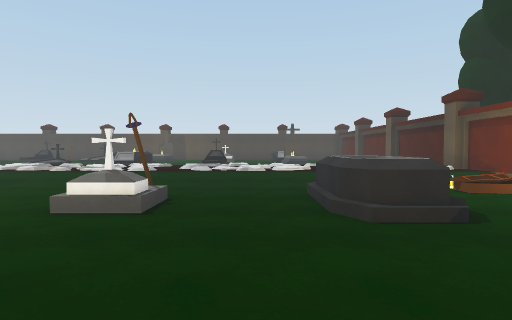
view 1 (above)

24 first-person views from a walk through a 3-D level made in the Unity game engine. The camera is 1.4 m above the floor, tilts 2° down and sees 80° across. The floor is counted in squares, 2 m on a side. Each view is taken from the middle of a square. On the plan, view 1 faces up. The plan holds only what a view shows up to about 10 squares ahead; the rest is blank. The place goes on beyond the plan. The player is left out.

view 2
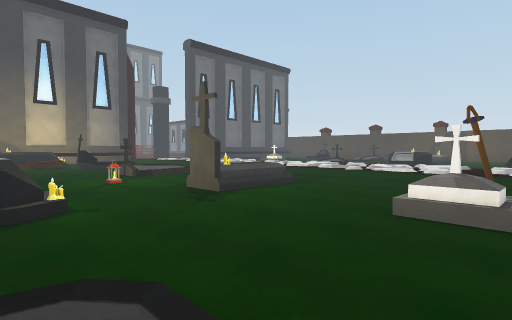

view 3
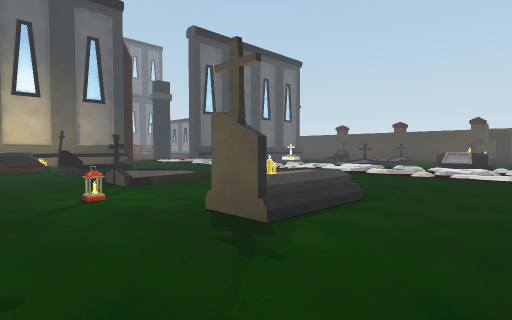

view 4
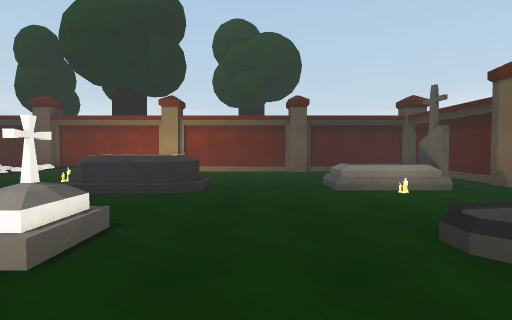

view 5
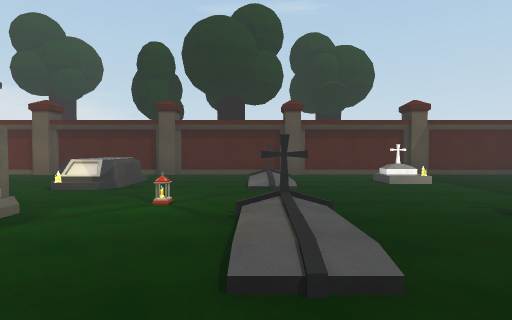

view 6
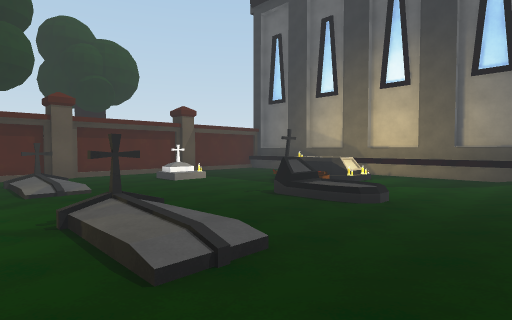

view 7
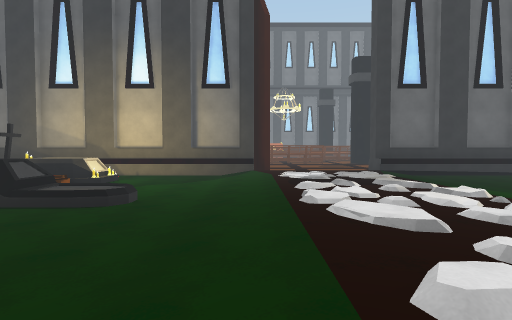

view 8
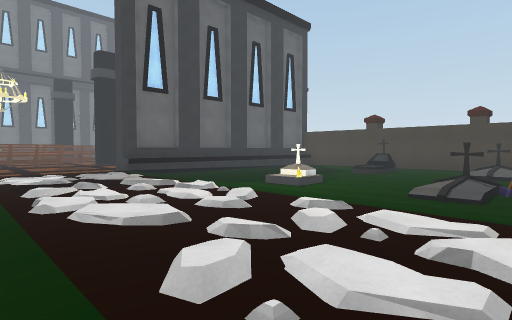

view 9
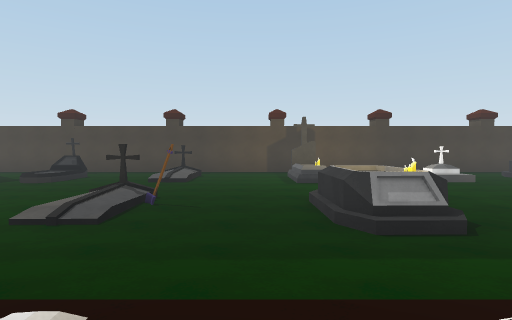

view 10
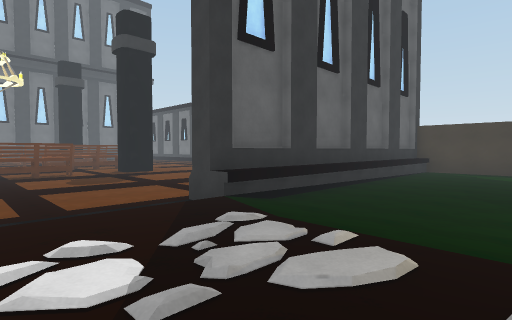

view 11
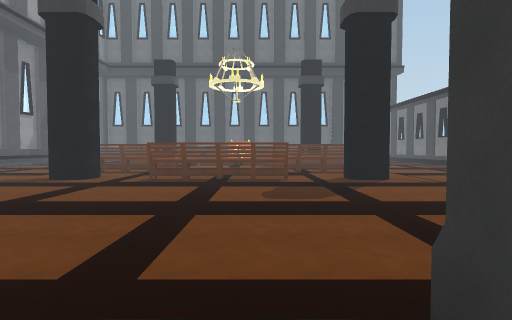

view 12
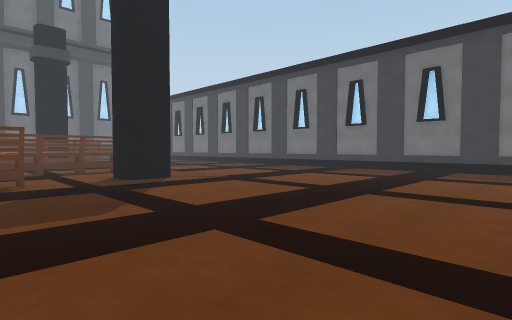

view 13
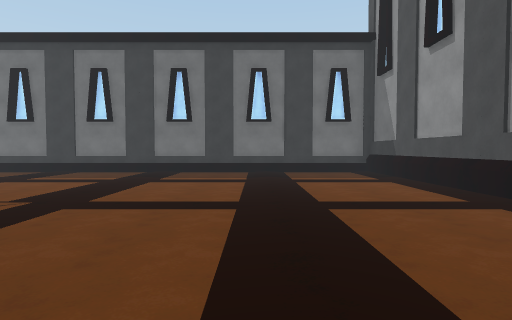

view 14
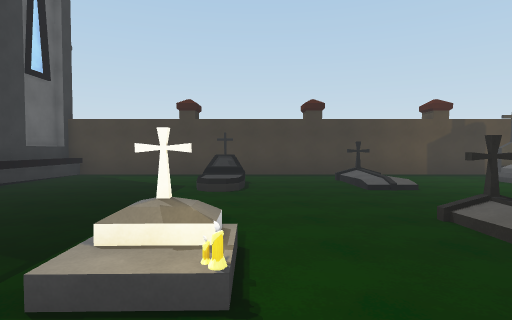

view 15
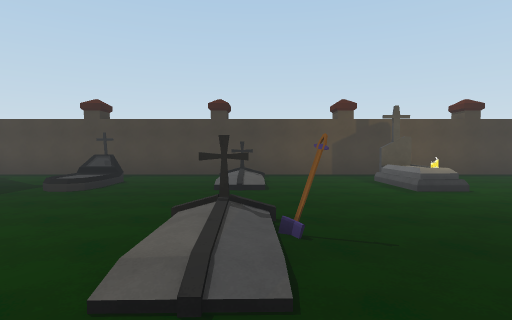

view 16
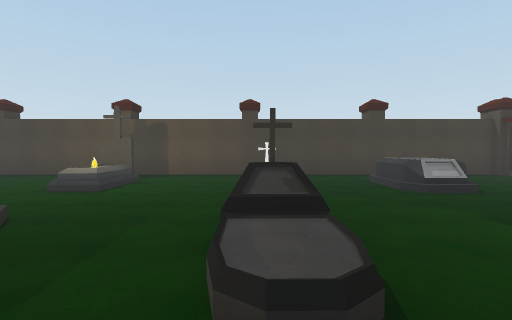

view 17
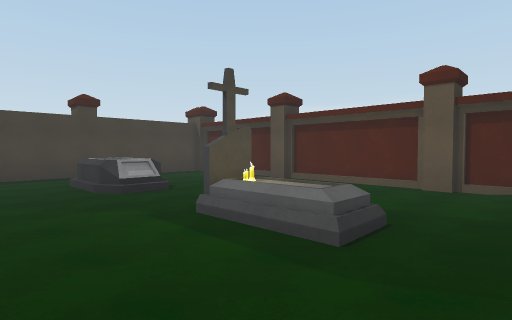

view 18
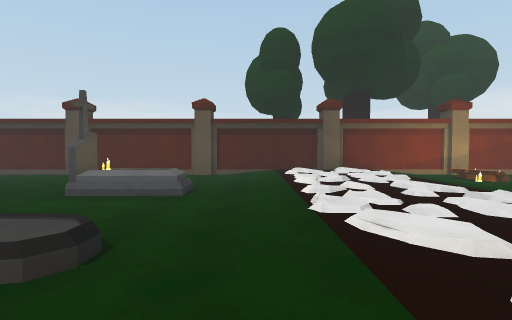

view 19
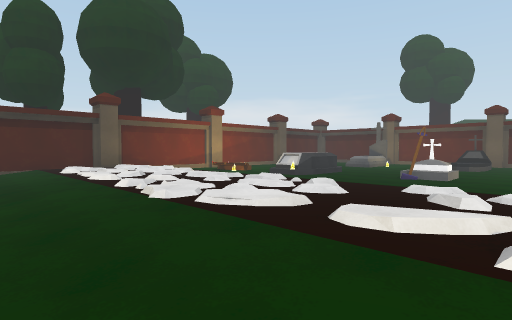

view 20
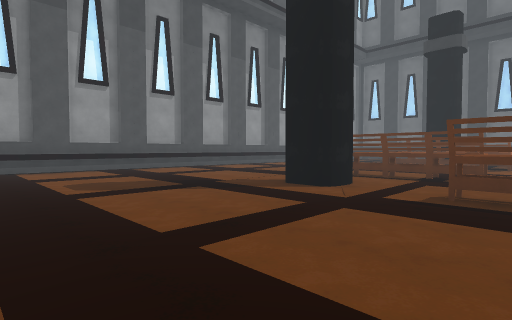

view 21
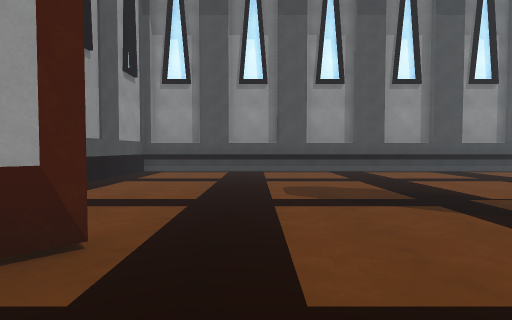

view 22
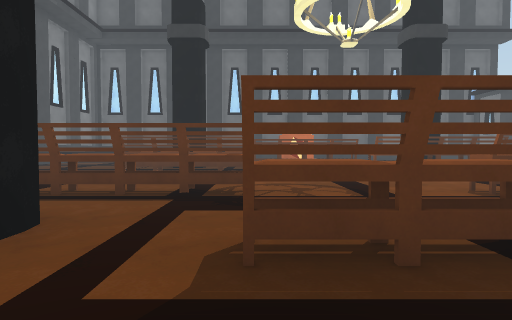

view 23
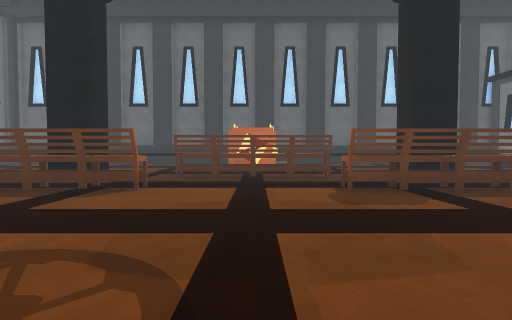

view 24
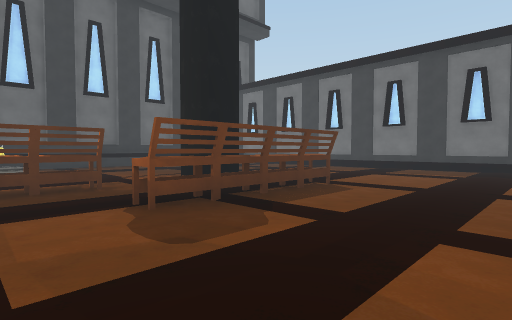

### Floor plan
Key: @ floor where view 1 was taken; # wall or solid block; . main floor; : floor 0.25 m higher than the main floor; + floor 0.5 m higher than the main floor; / step, stairs or slope; = window, fence, low wall or low ledge; ^ raised ledge; C coffin; S shovel; L lantern; O other object.
Columns run from 40 left of view 1 to 6 right of it. Each row starts with its distance up from view 1.
 21        ########################################
 20        ...............#...................  ..#
 19       .... ...........#....O../O..O.......O...#
 18      .....  ..........#....+..//...+..O..OO...#
 17      .....   .........#....+..//...+../..OO...#
 16       ....   .........#...................... #
 15       ....   .........#.....................  #
 14  .. #.O....O  #.......#......./OS.OO..O../O  .#
 13 ....#.O....O.##.......#....OO.//..OO..+../ ...#
 12 ......O....O..........#...........//../.......#
 11    ...O....O..^.......#///::/::/::://:::/::///#
 10    .O.........#........://///////:////:///=+//#
  9   O.#.........#........:=///:///+::==:::/:=:/ #
  8   O.#.........#........:=/:/+/:==//===::++::+ #
  7    .^.^....^..^...... #/:::::::::/::::::::::::#
  6    ...^....^........  #......................C#
  5     #.^....^.##.....# #.......//.. /.....OO...#
  4     #.^  ..^. #...... #...  ..//..//..SO.OO...#
  3       ^   .^......... #.OO/O...O..OO......O...#
  2             ..........# OOC.....L.............#
  1             ..........# O.....//..............#
  0             ..........#  .....//..OO..+.@.O ..#
 -1            ...........# ...O../O..OO..O .OO   #
 -2            ...........# ...........  .. ....  #
 -3           ##############################  #####

Positions as (right, up) in squares from view 1, and headings:
1: (0, 0), facing up
2: (-1, 0), facing up-left
3: (-3, 1), facing up-left
4: (-4, 2), facing right
5: (-9, 7), facing down
6: (-8, 7), facing down-left
7: (-8, 7), facing left
8: (-8, 7), facing up-left
9: (-7, 9), facing up
10: (-14, 8), facing up-left
11: (-17, 10), facing left
12: (-19, 10), facing up-left
13: (-22, 11), facing up
14: (-12, 11), facing up
15: (-9, 11), facing up
16: (-2, 11), facing up
17: (-1, 11), facing up-right
18: (-4, 11), facing right
19: (-4, 12), facing down-right
20: (-21, 8), facing down-left
21: (-22, 7), facing down
22: (-24, 7), facing left
23: (-28, 9), facing left
24: (-30, 9), facing up-left
